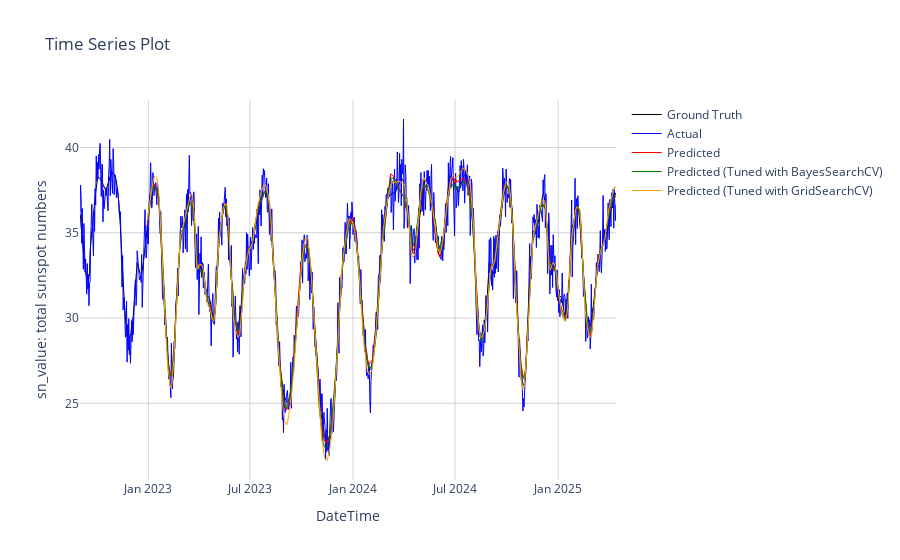

The notebook cell saved with this chart:
### Markdown cell above
#### Visualize

### Code cell
# Visualize the result
fig = go.Figure()

# Add the 'Actual' trace
fig.add_trace(go.Scatter(x=df.index, y=df['y'],
                         mode='lines',
                         name='Ground Truth',
                         line=dict(color='black', width=1)))

fig.add_trace(go.Scatter(x=df.index, y=df['y_test'],
                         mode='lines',
                         name='Actual',
                         line=dict(color='blue', width=1)))

# Add the 'Predicted' trace
fig.add_trace(go.Scatter(x=df.index, y=df['TransformerEncoder_Bayesian'],
                         mode='lines',
                         name='Predicted (Tuned with BayesSearchCV)',
                         line=dict(color='green', width=1)))

fig.add_trace(go.Scatter(x=df.index, y=df['TransformerEncoder_Grid'],
                         mode='lines',
                         name='Predicted (Tuned with GridSearchCV)',
                         line=dict(color='orange', width=1)))

# Update layout for title, axis labels, and grid
fig.update_layout(
    title='Time Series Plot',
    xaxis_title='DateTime',
    yaxis_title='sn_value: total sunspot numbers',
    hovermode='x unified', # This is useful for time series to see values across traces at a given x
    template='plotly_white' # A clean white background template
)

# Add gridlines
fig.update_xaxes(showgrid=True, gridwidth=1, gridcolor='lightgray')
fig.update_yaxes(showgrid=True, gridwidth=1, gridcolor='lightgray')

fig.show()

### Figure 1 — Plotly figure (JSON) as saved in the notebook; plotly's stock layout.template omitted (floating-point values rounded to 4 significant figures; data arrays with more than 128 entries replaced by an {"elided": "..."} marker saying what was removed)
{"data": [{"line": {"color": "black", "width": 1}, "mode": "lines", "name": "Ground Truth", "type": "scatter", "x": {"elided": "957 str values"}, "y": {"elided": "957 float values"}}, {"line": {"color": "blue", "width": 1}, "mode": "lines", "name": "Actual", "type": "scatter", "x": {"elided": "957 str values"}, "y": {"elided": "957 float values"}}, {"line": {"color": "red", "width": 1}, "mode": "lines", "name": "Predicted", "type": "scatter", "x": {"elided": "957 str values"}, "y": {"elided": "957 float values"}}, {"line": {"color": "green", "width": 1}, "mode": "lines", "name": "Predicted (Tuned with BayesSearchCV)", "type": "scatter", "x": {"elided": "957 str values"}, "y": {"elided": "957 float values"}}, {"line": {"color": "orange", "width": 1}, "mode": "lines", "name": "Predicted (Tuned with GridSearchCV)", "type": "scatter", "x": {"elided": "957 str values"}, "y": {"elided": "957 float values"}}], "layout": {"hovermode": "x unified", "title": {"text": "Time Series Plot"}, "xaxis": {"gridcolor": "lightgray", "gridwidth": 1, "showgrid": true, "title": {"text": "DateTime"}}, "yaxis": {"gridcolor": "lightgray", "gridwidth": 1, "showgrid": true, "title": {"text": "sn_value: total sunspot numbers"}}}}
